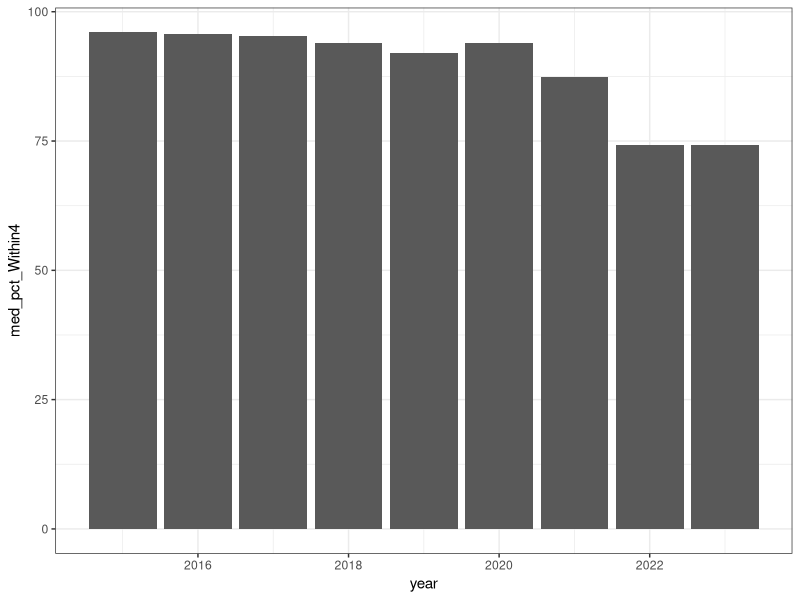
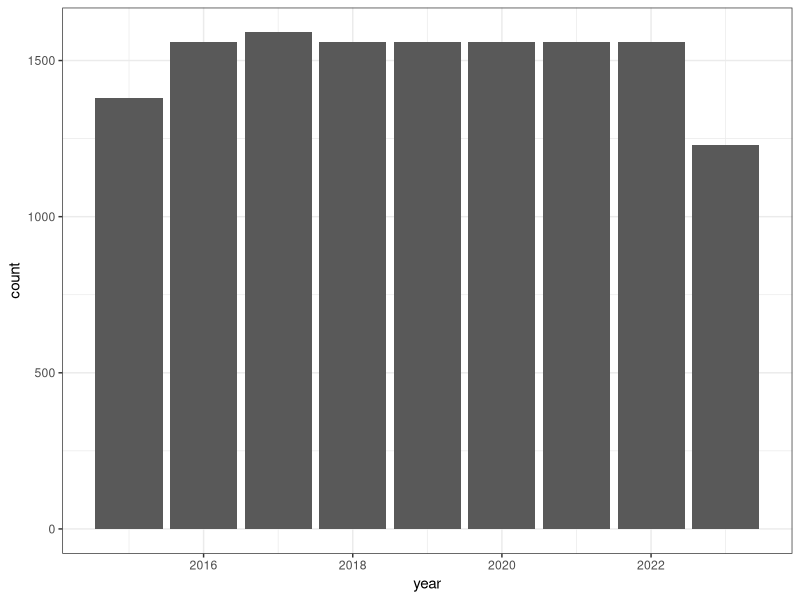
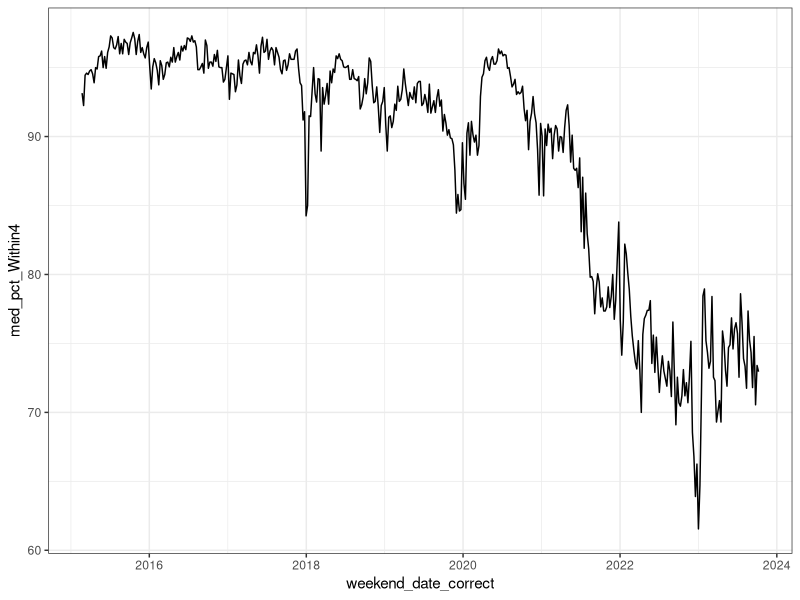
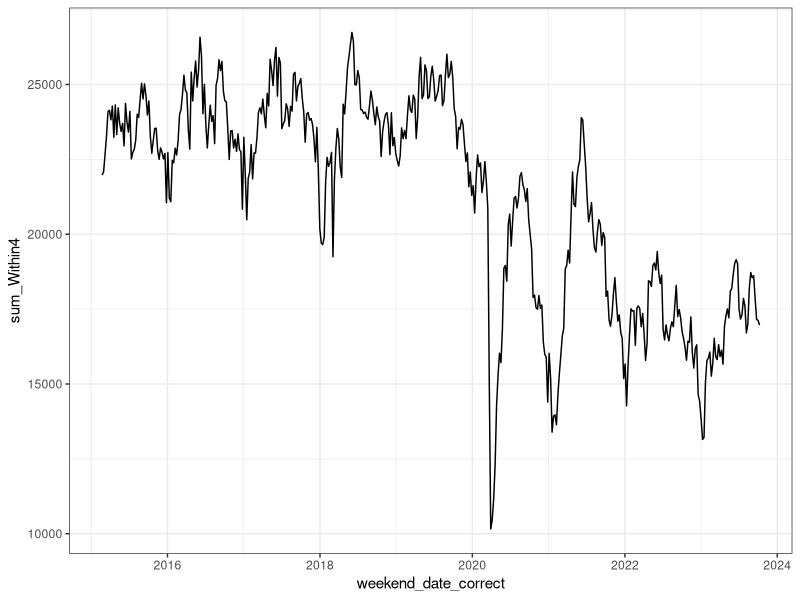
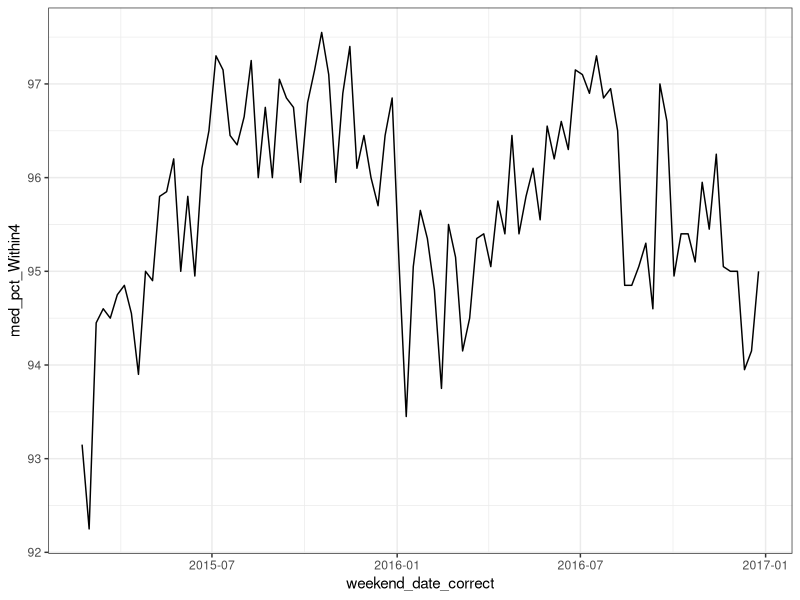
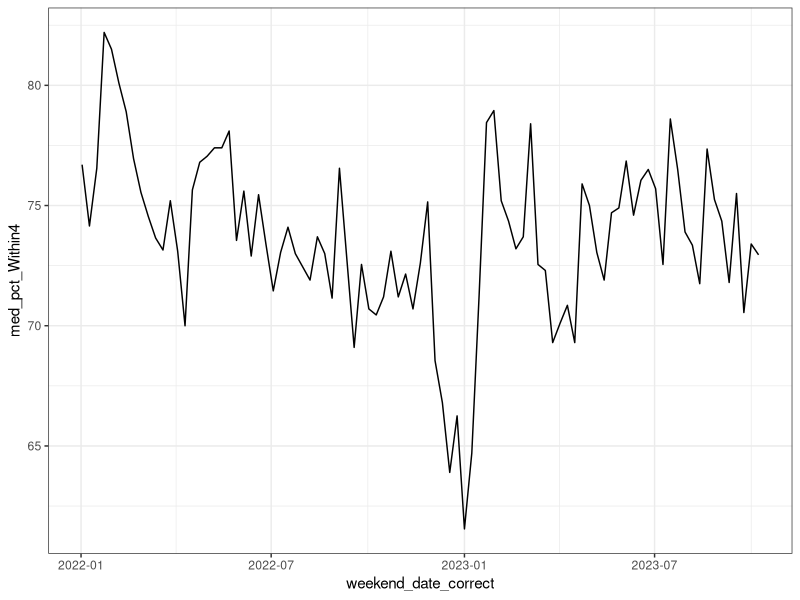
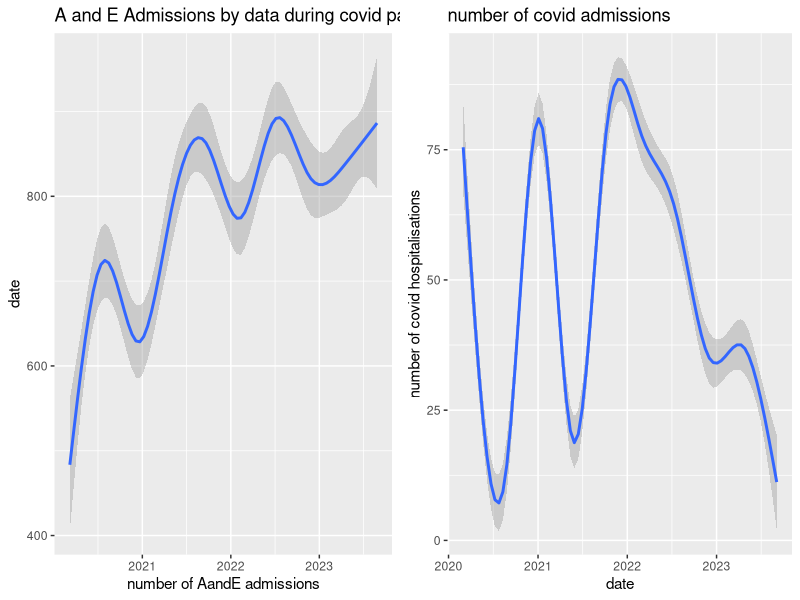

Write the R code that produced these figures, in order.
## ---- chunk 1
knitr::opts_chunk$set(echo = TRUE)
## ---- chunk 2
library(tidyverse)
library(lubridate)
library(cowplot)
## ---- chunk 3
# adding a and e data

aANDe <- read_csv("data/a5f7ca94-c810-41b5-a7c9-25c18d43e5a4.csv")

# adding covid data
covid_nottidy <- read_csv("data/b5e3fa11-8a85-4946-bbb2-2e800d4e3594.csv")

## ---- chunk 4
unique(aANDe$DepartmentType)
unique(aANDe$Country)

 AandE <- aANDe %>% 
  mutate(
    weekend_date_correct = ymd(WeekEndingDate)
    ) %>% # Gets the date information for each observation into the datetime format
  select(-c(WeekEndingDate, DepartmentType, Country)
         ) # Removes irrelevant (superceded/the same for all observations) from the data set
 
 Covid <- covid_nottidy %>% 
   mutate(
     weekend_date_correct = ymd(Date)
   ) %>% 
   select(-c(Date))

unique(AandE$DepartmentType)
unique(AandE$Country) # Shows that these variables are the same for all observations
## ---- chunk 5
AandE %>% 
  group_by(TreatmentLocation) %>% 
  summarise(
    avg_pct_Within4 = mean(PercentageWithin4HoursEpisode),
    avg_pct_Over8 = mean(PercentageOver8HoursEpisode),
    avg_pct_Over12 = mean(PercentageOver12HoursEpisode)
    )
#It is evident that based on the location of the practice, the average amount of people that wait 4/8/12 hours vary drastically. Summarising this allows us to witness what the average amount of wait time is based on individual practice, over all weeks.

AandE %>% 
  mutate(year = year(weekend_date_correct)) %>%
  group_by(year) %>% 
  summarise( 
    med_pct_Within4 = median(PercentageWithin4HoursEpisode) ) %>% 
  ggplot( mapping = aes( x = year,
                         y = med_pct_Within4 
                         ) 
          ) + 
  geom_bar(stat='identity') + 
  theme_bw() # The median percentage seen to within 4 hours seems to decrease over time (especially after 2020) - Why?

AandE %>%
  mutate(year = year(weekend_date_correct)) %>%
  group_by(year) %>% 
  ggplot(
    mapping = aes(
      x = year
    )
    ) +
    geom_bar() +
      theme_bw() # We can see that there is an equivalent amount of observations for each complete year (2016-2022) in this data set; this is because the data was collected into weekly sets for roughly same group of A&Es, meaning that the number of observations was unlikely to change 
    
    
AandE %>%
  group_by(weekend_date_correct) %>% 
  summarise(
    med_pct_Within4 = median(PercentageWithin4HoursEpisode)
  ) %>%
  ggplot(
    mapping = aes(
      x = weekend_date_correct,
      y = med_pct_Within4
    ) 
  ) +
geom_freqpoly(stat="identity") +
  theme_bw() # Gives a more granular view of the trend seen before; the median percentage of attendances seen within 4 hours decreases particularly after 2020. It consistently has much lower values in 2022 and 2023, bottoming out around the beginning of 2023. 

AandE %>%
 group_by(weekend_date_correct) %>% 
  summarise(
    sum_Within4 = sum(NumberWithin4HoursEpisode)
  ) %>%
  ggplot(
    mapping = aes(
      x = weekend_date_correct,
      y = sum_Within4
    ) 
  ) +
geom_freqpoly(stat="identity") +
  theme_bw() # Shows a  more granular tabulation of waits under 4 hours, giving on a weekly basis. This allows us to see that the total number of visits under 4 hours has also decreased since the beginning of the data set, bottoming out in early-to-mid 2020 and staying chaotic but generally low until today. 

AandE %>%
  group_by(weekend_date_correct) %>% 
  filter(year(weekend_date_correct) <= 2016
  ) %>%
  summarise(
    med_pct_Within4 = median(PercentageWithin4HoursEpisode)
  ) %>%
  ggplot(
    mapping = aes(
      x = weekend_date_correct,
      y = med_pct_Within4
    ) 
  ) +
geom_freqpoly(stat="identity") +
  theme_bw() # Creates a version of the first frequency plot limited to 2015 and 2016 to see if the closure of certain A&Es during 2015 had an effect that would be more noticeable at this scale. Around that time, no significant decrease appears to occur.

AandE %>%
  group_by(weekend_date_correct) %>% 
  filter(year(weekend_date_correct) >= 2022
  ) %>%
  summarise(
    med_pct_Within4 = median(PercentageWithin4HoursEpisode)
  ) %>%
  ggplot(
    mapping = aes(
      x = weekend_date_correct,
      y = med_pct_Within4
    ) 
  ) +
geom_freqpoly(stat="identity") +
  theme_bw() # Creates a version of the first frequency plot limited to 2022 and 2023 to get a closer look at the minimum at the start of 2023. The surrounding weeks appear to have similarly low values, signifying that this especially low amount of attendances under 4 hours may have been part of some greater trend. 
  

  


## ---- chunk 6

Covidgraph <- AandE %>% filter(weekend_date_correct > ym("2020-03"), weekend_date_correct < ym("2023-09")) 

plot1 <- ggplot(Covidgraph, aes(x = weekend_date_correct,
                        y = NumberOfAttendancesEpisode)) +
  geom_smooth() + labs( x = "number of AandE admissions",
                        y = "date",
                        title = "A and E Admissions by data during covid pandemic")

plot2 <- ggplot(Covid, aes(x = weekend_date_correct,
                  y = NumberAdmitted)) +
  geom_smooth() + labs(x = "date",
                       y = "number of covid hospitalisations",
                       title = "number of covid admissions")

combined_plot <- plot_grid(plot1, plot2)

print(combined_plot)
